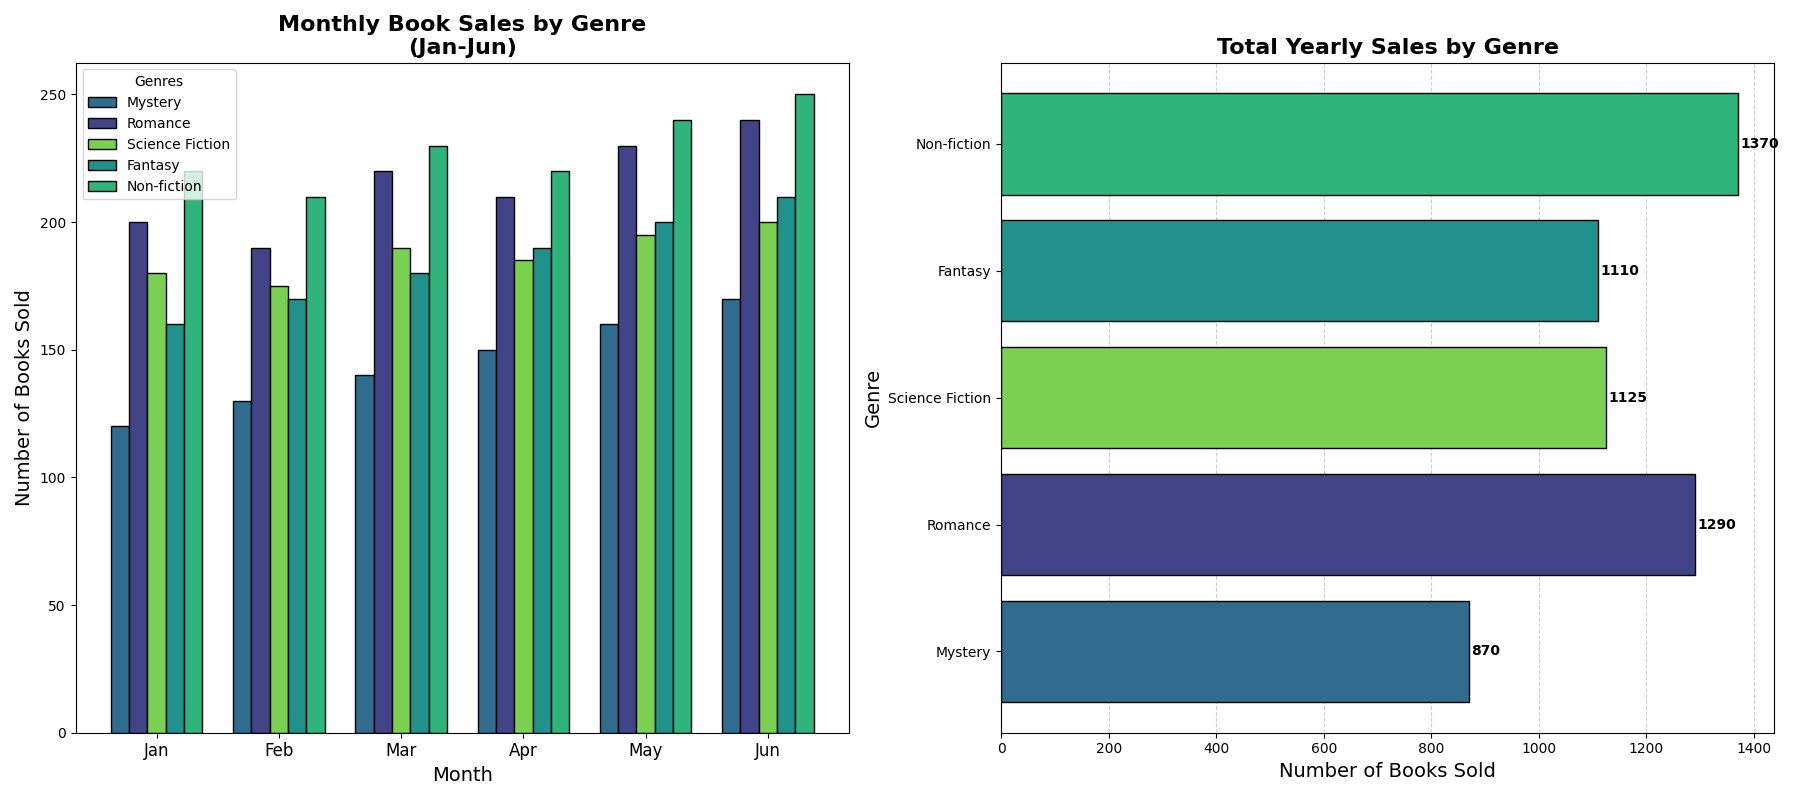

The Python source for this figure:
import matplotlib.pyplot as plt
import numpy as np

genres = ['Mystery', 'Romance', 'Science Fiction', 'Fantasy', 'Non-fiction']
monthly_sales = np.array([
    [120, 130, 140, 150, 160, 170],  # Mystery
    [200, 190, 220, 210, 230, 240],  # Romance
    [180, 175, 190, 185, 195, 200],  # Science Fiction
    [160, 170, 180, 190, 200, 210],  # Fantasy
    [220, 210, 230, 220, 240, 250]   # Non-fiction
])

yearly_sales = monthly_sales.sum(axis=1)
months = ['Jan', 'Feb', 'Mar', 'Apr', 'May', 'Jun']
colors = plt.cm.viridis(np.linspace(0.2, 0.8, len(genres)))

# Manually shuffled color indices
shuffled_colors = [colors[1], colors[0], colors[4], colors[2], colors[3]]

fig, (ax2, ax1) = plt.subplots(1, 2, figsize=(18, 8))

# Plot yearly sales (now on ax1)
bars = ax1.barh(genres, yearly_sales, color=shuffled_colors, edgecolor='black')
ax1.set_title('Total Yearly Sales by Genre', fontsize=16, fontweight='bold')
ax1.set_xlabel('Number of Books Sold', fontsize=14)
ax1.set_ylabel('Genre', fontsize=14)

for bar in bars:
    width = bar.get_width()
    ax1.text(width + 5, bar.get_y() + bar.get_height() / 2, f'{int(width)}', 
             va='center', fontsize=10, color='black', weight='bold')

ax1.xaxis.grid(True, linestyle='--', alpha=0.6)
ax1.set_axisbelow(True)

# Plot monthly sales (now on ax2)
width = 0.15
x = np.arange(len(months))

for i in range(len(genres)):
    ax2.bar(x + i * width, monthly_sales[i], width, label=genres[i], color=shuffled_colors[i], edgecolor='black')

ax2.set_title('Monthly Book Sales by Genre\n(Jan-Jun)', fontsize=16, fontweight='bold')
ax2.set_xlabel('Month', fontsize=14)
ax2.set_ylabel('Number of Books Sold', fontsize=14)
ax2.set_xticks(x + width * (len(genres) - 1) / 2)
ax2.set_xticklabels(months, fontsize=12)
ax2.legend(title='Genres', fontsize=10)

plt.tight_layout()
plt.show()
